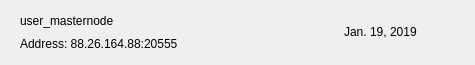
<?xml version="1.0" encoding="UTF-8"?>
<ui version="4.0">
 <class>MNRow</class>
 <widget class="QWidget" name="MNRow">
  <property name="geometry">
   <rect>
    <x>0</x>
    <y>0</y>
    <width>475</width>
    <height>65</height>
   </rect>
  </property>
  <property name="windowTitle">
   <string>Form</string>
  </property>
  <property name="styleSheet">
   <string notr="true"/>
  </property>
  <layout class="QVBoxLayout" name="verticalLayout_2">
   <property name="spacing">
    <number>0</number>
   </property>
   <property name="leftMargin">
    <number>20</number>
   </property>
   <property name="topMargin">
    <number>0</number>
   </property>
   <property name="rightMargin">
    <number>20</number>
   </property>
   <property name="bottomMargin">
    <number>0</number>
   </property>
   <item>
    <widget class="QFrame" name="frame_2">
     <property name="styleSheet">
      <string notr="true">border:none;</string>
     </property>
     <property name="frameShape">
      <enum>QFrame::StyledPanel</enum>
     </property>
     <property name="frameShadow">
      <enum>QFrame::Raised</enum>
     </property>
     <layout class="QHBoxLayout" name="horizontalLayout">
      <property name="leftMargin">
       <number>0</number>
      </property>
      <property name="rightMargin">
       <number>0</number>
      </property>
      <item>
       <widget class="QFrame" name="frame">
        <property name="styleSheet">
         <string notr="true">border:none;padding:0px;</string>
        </property>
        <property name="frameShape">
         <enum>QFrame::StyledPanel</enum>
        </property>
        <property name="frameShadow">
         <enum>QFrame::Raised</enum>
        </property>
        <layout class="QVBoxLayout" name="verticalLayout">
         <property name="spacing">
          <number>0</number>
         </property>
         <property name="leftMargin">
          <number>0</number>
         </property>
         <property name="topMargin">
          <number>0</number>
         </property>
         <property name="rightMargin">
          <number>0</number>
         </property>
         <property name="bottomMargin">
          <number>0</number>
         </property>
         <item>
          <widget class="QLabel" name="labelName">
           <property name="text">
            <string>user_masternode</string>
           </property>
          </widget>
         </item>
         <item>
          <widget class="QLabel" name="labelAddress">
           <property name="text">
            <string>Address: 88.26.164.88:20555</string>
           </property>
          </widget>
         </item>
        </layout>
       </widget>
      </item>
      <item>
       <spacer name="horizontalSpacer">
        <property name="orientation">
         <enum>Qt::Horizontal</enum>
        </property>
        <property name="sizeHint" stdset="0">
         <size>
          <width>40</width>
          <height>20</height>
         </size>
        </property>
       </spacer>
      </item>
      <item>
       <widget class="QLabel" name="labelDate">
        <property name="text">
         <string>Jan. 19, 2019</string>
        </property>
       </widget>
      </item>
      <item>
       <widget class="QPushButton" name="pushButtonMenu">
        <property name="focusPolicy">
         <enum>Qt::NoFocus</enum>
        </property>
        <property name="styleSheet">
         <string notr="true">border:none; background-color:transparent; padding:0px;</string>
        </property>
        <property name="text">
         <string/>
        </property>
        <property name="icon">
         <iconset>
          <normaloff>:/ic-menu-hover</normaloff>:/ic-menu-hover</iconset>
        </property>
        <property name="iconSize">
         <size>
          <width>24</width>
          <height>24</height>
         </size>
        </property>
       </widget>
      </item>
     </layout>
    </widget>
   </item>
   <item>
    <widget class="QLabel" name="lblDivisory">
     <property name="minimumSize">
      <size>
       <width>0</width>
       <height>1</height>
      </size>
     </property>
     <property name="maximumSize">
      <size>
       <width>16777215</width>
       <height>1</height>
      </size>
     </property>
     <property name="text">
      <string/>
     </property>
     <property name="alignment">
      <set>Qt::AlignBottom|Qt::AlignLeading|Qt::AlignLeft</set>
     </property>
    </widget>
   </item>
  </layout>
 </widget>
 <resources/>
 <connections/>
</ui>
